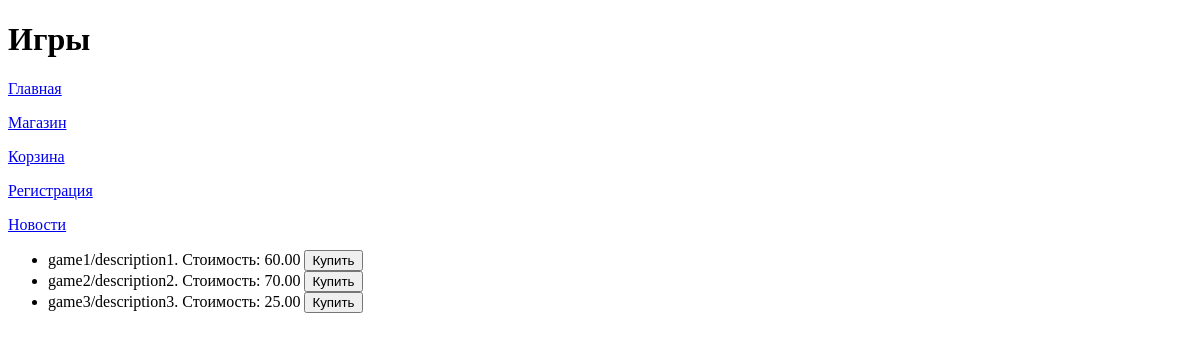
The app's page /platform/shop/, older data.
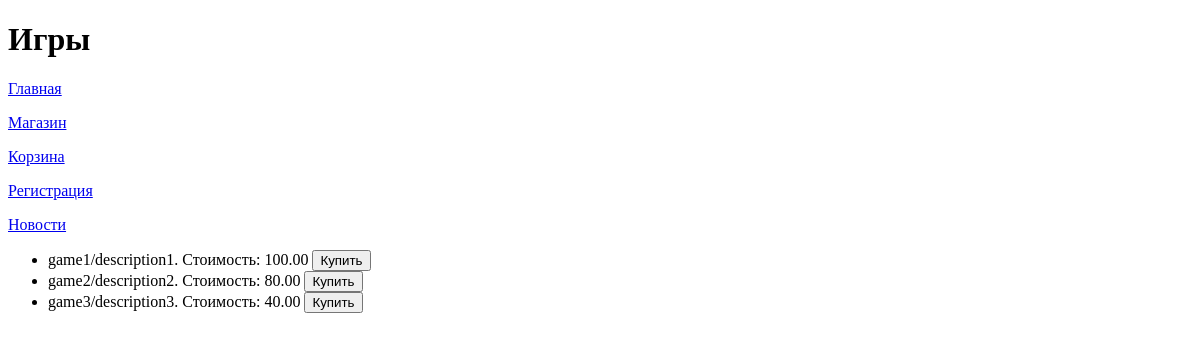
The same page, newer data.
### task1/models.py (models this page shows, shortened)
class Game(models.Model):
    title = models.CharField(max_length=100)
    cost = models.DecimalField(max_digits=10, decimal_places=2)
    size = models.DecimalField(max_digits=10, decimal_places=2)
    description = models.TextField(blank=True)
    age_limited = models.BooleanField(default=False)
    buyer = models.ManyToManyField(Buyer, related_name='games')

### task1/views.py (the view)
# urls.py: path('platform/shop/', shop, name='shop'),
def shop(request):
    pagename = 'Игры'
    games = Game.objects.all()
    context = {'pagename': pagename, 'games': games}
    return render(request, 'games.html', context)

### templates/games.html (shortened to what this page needs)
{% extends 'menu.html' %}
{{% block pagename %}
    <h1>{{pagename}}</h1>
{% endblock %}
{% block menu %}{{block.super}}{% endblock %}
{% block content %}
    <ul>
    {% for game in games %}
        <li>{{ game.title }}/{{ game.description }}. Стоимость: {{ game.cost }}
            <button>Купить</button></li>
    {% endfor %}
    </ul>
{% endblock %}

Row changes from the older to the newer data that the page shows:
changed Game "game1": cost "60.00" → "100.00"
changed Game "game2": cost "70.00" → "80.00"
changed Game "game3": cost "25.00" → "40.00"
